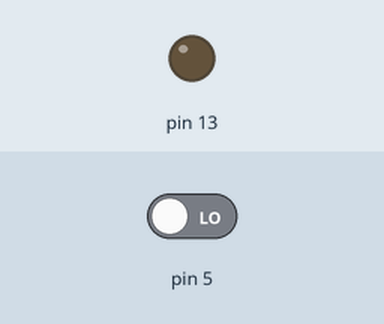
Recording of a sketch running on a simulated Arduino Uno, built with avr-gcc and run on an emulated ATmega328P. Shown: output pins drawn as LEDs (lit = HIGH). Inputs (shaded band) come from the test bench; at power-on: pin 5 LOW.

Above: at 1.2 s.
1.3 s: pin 5 driven HIGH
At 1.6 s:
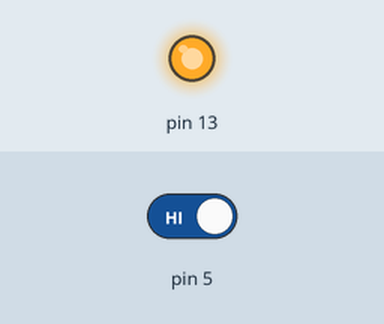
4.3 s: pin 5 driven LOW
At 5.5 s:
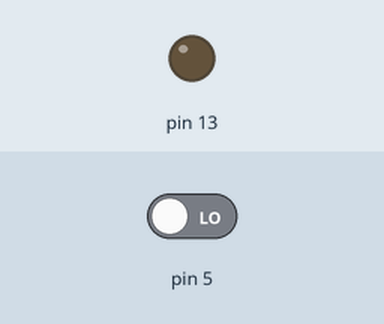
Timing chart, 0 to 7.3 s (numbered marks = the images above; inputs shaded):
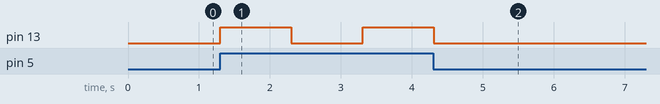

The sketch:

Code.ino
```cpp
// C++ code
//
void setup()
{
  pinMode(5,INPUT);
  pinMode(13,OUTPUT);
}

void loop()
{
  int state = digitalRead(5);
    if (state == HIGH)
    {
      digitalWrite(13, HIGH);
      delay(1000); // Wait for 1000 millisecond(s)
      digitalWrite(13, LOW);
      delay(1000); // Wait for 1000 millisecond(s)
    }
  delay(10); // Delay a little bit to improve simulation performance
}
```

Measured:
- after the input at 1.3 s, pin 13: LOW → HIGH at once, → LOW 1.0 s later, → HIGH 1.0 s later
- after the input at 4.3 s, pin 13: goes on until 4.3 s, then stays LOW
